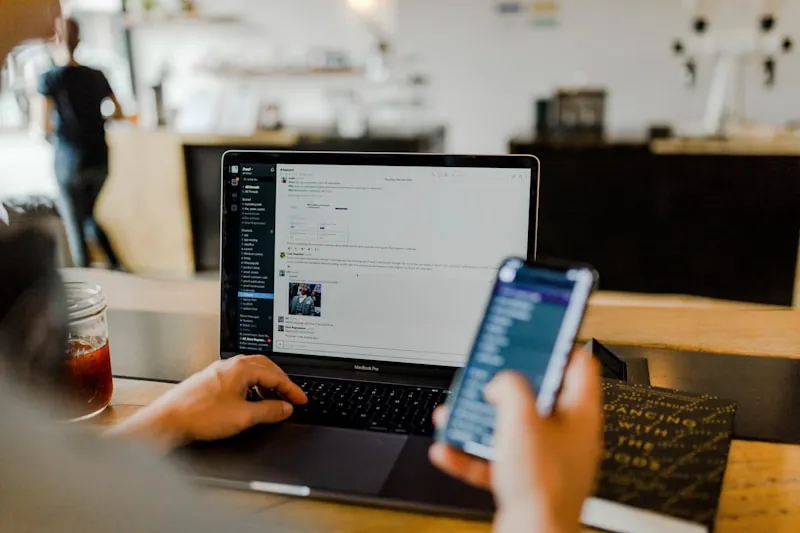
#> input picture src/images/categories/category-vpn-security.webp, 800 x 533 px, found by its file name
$ python -i generate_pinterest_pins.py   (imports and definitions only)
#> lines starting #> are read from the running program, lines starting #| are printed output that depends on the picture
#!/usr/bin/env python3
"""
Pinterest Pin Generator for FloatJet
Generates stunning 1000x1500 branded pins with unique board templates.
"""

import csv
import os
import re
from pathlib import Path
from PIL import Image, ImageDraw, ImageFont, ImageFilter, ImageEnhance

# Paths
PROJECT_ROOT = Path(__file__).parent.parent
FONTS_DIR = PROJECT_ROOT / "public" / "fonts"
IMAGES_DIR = PROJECT_ROOT / "public" / "images"
UNSPLASH_DIR = IMAGES_DIR / "unsplash"
BOARDS_DIR = PROJECT_ROOT / "docs" / "social" / "content" / "pinterest" / "boards"
OUTPUT_DIR = PROJECT_ROOT / "public" / "images" / "pins"

# Pin dimensions (800x1200 for smaller file size, still good quality)
PIN_WIDTH = 800
PIN_HEIGHT = 1200

# FloatJet brand colors
COLORS = {
    "ocean_deep": (15, 76, 92),
    "jet_stream": (56, 163, 165),
    "sky_light": (128, 206, 215),
    "sand": (224, 251, 252),
    "white": (255, 255, 255),
    "black": (0, 0, 0),
    "alert": (193, 18, 31),
    "gold": (212, 160, 62),
    "purple": (124, 58, 237),
    "coral": (255, 107, 107),
}

# Board configurations with background images and accent colors
BOARD_CONFIG = {
    "vpns-digital-nomads": {
        "bg_image": "category-vpn-security.webp",
        "accent": "alert",
        "overlay_color": (15, 30, 40),
        "overlay_opacity": 0.75,
        "tagline": "SECURITY & PRIVACY",
        "icon_emoji": None,
    },
    "home-office-setup": {
        "bg_image": "category-setup.webp",
        "accent": "jet_stream",
        "overlay_color": (15, 76, 92),
        "overlay_opacity": 0.7,
        "tagline": "WORKSPACE ESSENTIALS",
        "icon_emoji": None,
    },
    "budget-home-office": {
        "bg_image": "category-furniture.webp",
        "accent": "gold",
        "overlay_color": (20, 50, 40),
        "overlay_opacity": 0.75,
        "tagline": "SMART SAVINGS",
        "icon_emoji": None,
    },
    "laptops-tech-gear": {
        "bg_image": "category-computers.webp",
        "accent": "sky_light",
        "overlay_color": (10, 20, 35),
        "overlay_opacity": 0.8,
        "tagline": "TECH & GEAR",
        "icon_emoji": None,
    },
    "productivity-tips": {
        "bg_image": "category-productivity.webp",
        "accent": "jet_stream",
        "overlay_color": (15, 60, 70),
        "overlay_opacity": 0.7,
        "tagline": "PRODUCTIVITY",
        "icon_emoji": None,
    },
    "remote-work-tools": {
        "bg_image": "category-saas-dashboard.webp",
        "accent": "purple",
        "overlay_color": (30, 20, 50),
        "overlay_opacity": 0.8,
        "tagline": "TOOLS & SOFTWARE",
        "icon_emoji": None,
    },
    "web-hosting": {
        "bg_image": "category-hosting-cloud.webp",
        "accent": "sky_light",
        "overlay_color": (10, 30, 50),
        "overlay_opacity": 0.75,
        "tagline": "HOSTING & CLOUD",
        "icon_emoji": None,
    },
    "digital-nomad-finance": {
        "bg_image": "category-finance-charts.webp",
        "accent": "gold",
        "overlay_color": (20, 40, 35),
        "overlay_opacity": 0.8,
        "tagline": "MONEY & FINANCE",
        "icon_emoji": None,
    },
    "travel-remote-workers": {
        "bg_image": "category-travel.webp",
        "accent": "coral",
        "overlay_color": (40, 30, 30),
        "overlay_opacity": 0.65,
        "tagline": "TRAVEL & DESTINATIONS",
        "icon_emoji": None,
    },
    "freelance-business-tools": {
        "bg_image": "category-communication.webp",
        "accent": "jet_stream",
        "overlay_color": (15, 50, 60),
        "overlay_opacity": 0.8,
        "tagline": "FREELANCE BUSINESS",
        "icon_emoji": None,
    },
}


# [18 lines left out: function load_font, not called in this run]


def load_background(image_name):
    """Load and resize background image."""
    image_path = UNSPLASH_DIR / image_name
    try:
        img = Image.open(image_path).convert("RGB")
#> img is the input picture: PIL image 800x533 RGB; mean R, G, B 124.2, 115, 102
        # Resize to cover pin dimensions (crop to fit)
        img_ratio = img.width / img.height
#> img_ratio = 1.5
        pin_ratio = PIN_WIDTH / PIN_HEIGHT

        if img_ratio > pin_ratio:
            # Image is wider, scale by height
            new_height = PIN_HEIGHT
            new_width = int(PIN_HEIGHT * img_ratio)
#> new_width = 1801
        else:
            # Image is taller, scale by width
            new_width = PIN_WIDTH
            new_height = int(PIN_WIDTH / img_ratio)

        img = img.resize((new_width, new_height), Image.Resampling.LANCZOS)
#> img: PIL image 1801x1200 RGB

        # Center crop
        left = (new_width - PIN_WIDTH) // 2
#> left = 500
        top = (new_height - PIN_HEIGHT) // 2
        img = img.crop((left, top, left + PIN_WIDTH, top + PIN_HEIGHT))
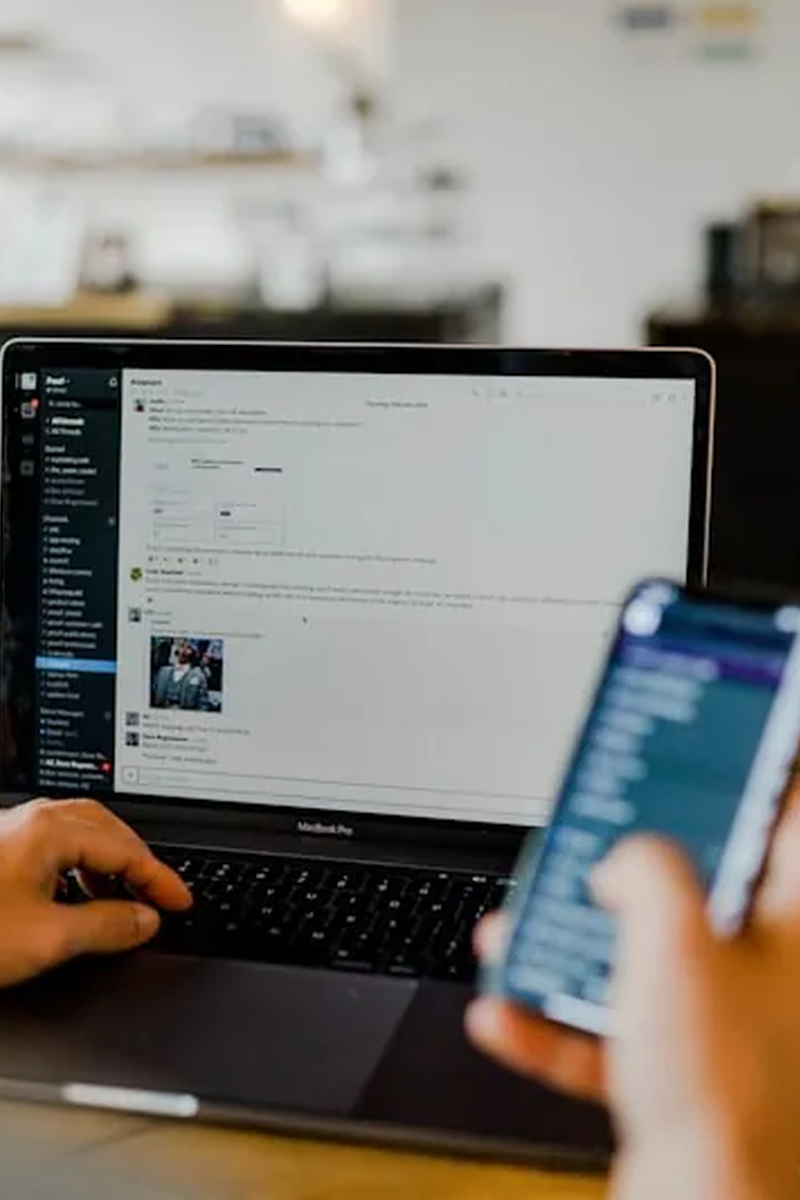
#> img: PIL image 800x1200 RGB; mean R, G, B 127.6, 124, 118.1

        return img
    except Exception as e:
        print(f"Error loading background {image_name}: {e}")
        # Return solid color fallback
        return Image.new("RGB", (PIN_WIDTH, PIN_HEIGHT), COLORS["ocean_deep"])


# [347 lines left out: functions apply_overlay, add_gradient_overlay, extract_headline, wrap_text_center, draw_text_with_effects, draw_accent_line and 3 more, not called in this run]


# [2 lines not run here, left out]

>>> result = load_background('../src/images/categories/category-vpn-security.webp')

$ run again, on src/images/categories/category-audio.webp
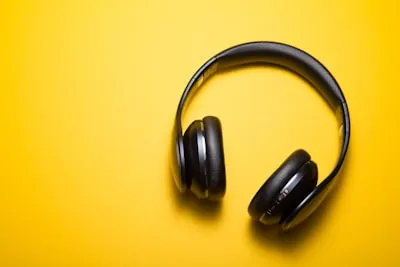
#> input picture src/images/categories/category-audio.webp, 400 x 267 px, found by its file name
#> in load_background, img is the input picture: PIL image 400x267 RGB; mean R, G, B 225.2, 186.1, 48
#> in load_background, `img = img.crop((left, top, left + PIN_WIDTH, top + PIN_HEIGHT))`:
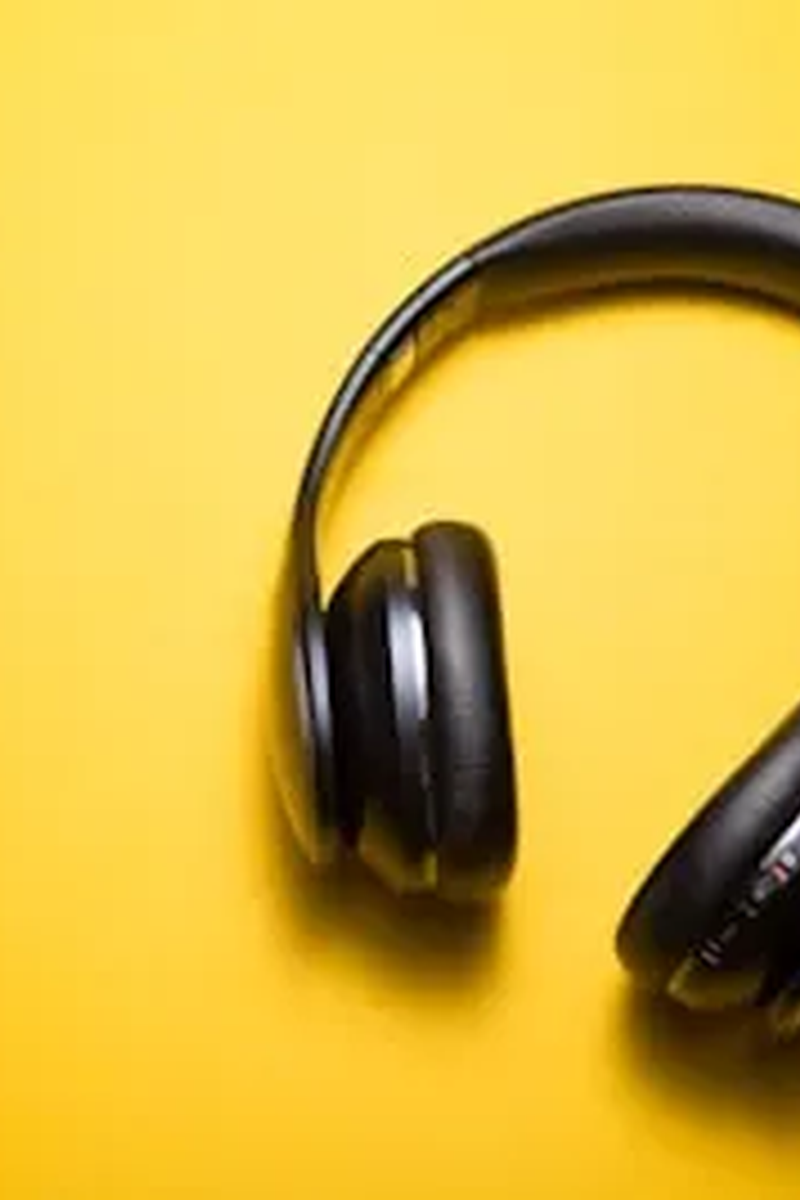
#> img: PIL image 800x1200 RGB; mean R, G, B 214.6, 181.8, 69.2
